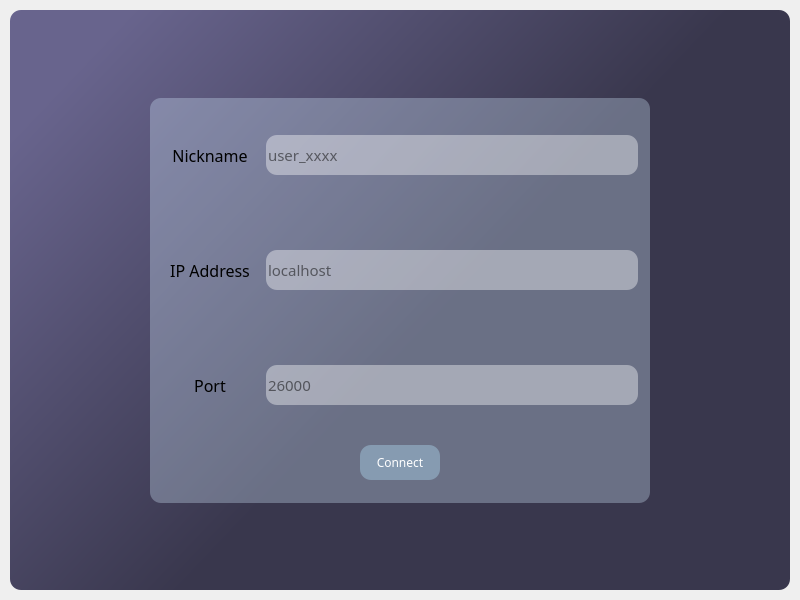
<?xml version="1.0" encoding="UTF-8"?>
<ui version="4.0">
 <class>connect_qwidget</class>
 <widget class="QWidget" name="connect_qwidget">
  <property name="geometry">
   <rect>
    <x>0</x>
    <y>0</y>
    <width>800</width>
    <height>600</height>
   </rect>
  </property>
  <property name="minimumSize">
   <size>
    <width>800</width>
    <height>600</height>
   </size>
  </property>
  <property name="windowTitle">
   <string>Form</string>
  </property>
  <layout class="QVBoxLayout" name="connect_qwidget_vlayout">
   <property name="spacing">
    <number>0</number>
   </property>
   <property name="leftMargin">
    <number>10</number>
   </property>
   <property name="topMargin">
    <number>10</number>
   </property>
   <property name="rightMargin">
    <number>10</number>
   </property>
   <property name="bottomMargin">
    <number>10</number>
   </property>
   <item>
    <widget class="QFrame" name="connect_qframe">
     <property name="font">
      <font>
       <family>Candara</family>
       <pointsize>10</pointsize>
      </font>
     </property>
     <property name="styleSheet">
      <string notr="true">border:none;
border-radius: 11px;
background-color: qlineargradient(spread:pad, x1:0.124, y1:0.0454545, x2:0.711403, y2:0.46, stop:0 rgba(104, 100, 141, 255), stop:0.870647 rgba(57, 55, 77, 255));</string>
     </property>
     <property name="frameShape">
      <enum>QFrame::NoFrame</enum>
     </property>
     <property name="frameShadow">
      <enum>QFrame::Raised</enum>
     </property>
     <layout class="QGridLayout" name="connect_qframe_glayout">
      <property name="leftMargin">
       <number>0</number>
      </property>
      <property name="topMargin">
       <number>0</number>
      </property>
      <property name="rightMargin">
       <number>0</number>
      </property>
      <property name="bottomMargin">
       <number>0</number>
      </property>
      <property name="spacing">
       <number>0</number>
      </property>
      <item row="1" column="0">
       <spacer name="left_spacer">
        <property name="orientation">
         <enum>Qt::Horizontal</enum>
        </property>
        <property name="sizeHint" stdset="0">
         <size>
          <width>137</width>
          <height>20</height>
         </size>
        </property>
       </spacer>
      </item>
      <item row="2" column="1">
       <spacer name="bottom_spacer">
        <property name="orientation">
         <enum>Qt::Vertical</enum>
        </property>
        <property name="sizeHint" stdset="0">
         <size>
          <width>20</width>
          <height>84</height>
         </size>
        </property>
       </spacer>
      </item>
      <item row="1" column="2">
       <spacer name="right_spacer">
        <property name="orientation">
         <enum>Qt::Horizontal</enum>
        </property>
        <property name="sizeHint" stdset="0">
         <size>
          <width>137</width>
          <height>20</height>
         </size>
        </property>
       </spacer>
      </item>
      <item row="0" column="1">
       <spacer name="top_spacer">
        <property name="orientation">
         <enum>Qt::Vertical</enum>
        </property>
        <property name="sizeHint" stdset="0">
         <size>
          <width>20</width>
          <height>84</height>
         </size>
        </property>
       </spacer>
      </item>
      <item row="1" column="1">
       <widget class="QFrame" name="connect_content_frame">
        <property name="minimumSize">
         <size>
          <width>500</width>
          <height>400</height>
         </size>
        </property>
        <property name="styleSheet">
         <string notr="true">background-color: rgba(215, 236, 255, 80);
border: none;</string>
        </property>
        <property name="frameShape">
         <enum>QFrame::StyledPanel</enum>
        </property>
        <property name="frameShadow">
         <enum>QFrame::Raised</enum>
        </property>
        <layout class="QVBoxLayout" name="connect_content_layout">
         <property name="spacing">
          <number>0</number>
         </property>
         <property name="leftMargin">
          <number>0</number>
         </property>
         <property name="topMargin">
          <number>0</number>
         </property>
         <property name="rightMargin">
          <number>0</number>
         </property>
         <property name="bottomMargin">
          <number>0</number>
         </property>
         <item>
          <widget class="QFrame" name="nick_frame">
           <property name="styleSheet">
            <string notr="true">background-color: none;</string>
           </property>
           <property name="frameShape">
            <enum>QFrame::StyledPanel</enum>
           </property>
           <property name="frameShadow">
            <enum>QFrame::Raised</enum>
           </property>
           <layout class="QHBoxLayout" name="nick_layout">
            <property name="leftMargin">
             <number>10</number>
            </property>
            <property name="topMargin">
             <number>10</number>
            </property>
            <property name="rightMargin">
             <number>12</number>
            </property>
            <property name="bottomMargin">
             <number>10</number>
            </property>
            <item>
             <widget class="QLabel" name="nick_label">
              <property name="minimumSize">
               <size>
                <width>100</width>
                <height>95</height>
               </size>
              </property>
              <property name="font">
               <font>
                <family>Calibri Light</family>
                <pointsize>12</pointsize>
                <weight>50</weight>
                <bold>false</bold>
               </font>
              </property>
              <property name="styleSheet">
               <string notr="true">color: black;
background-color: none;</string>
              </property>
              <property name="text">
               <string>Nickname</string>
              </property>
              <property name="alignment">
               <set>Qt::AlignCenter</set>
              </property>
             </widget>
            </item>
            <item>
             <widget class="QLineEdit" name="nick_ledit">
              <property name="minimumSize">
               <size>
                <width>0</width>
                <height>40</height>
               </size>
              </property>
              <property name="font">
               <font>
                <family>Calibri Light</family>
                <pointsize>11</pointsize>
               </font>
              </property>
              <property name="styleSheet">
               <string notr="true">color: black;
background-color: rgba(255, 255, 255, 100);</string>
              </property>
              <property name="placeholderText">
               <string>user_xxxx</string>
              </property>
             </widget>
            </item>
           </layout>
          </widget>
         </item>
         <item>
          <widget class="QFrame" name="ip_frame">
           <property name="styleSheet">
            <string notr="true">background-color: none;</string>
           </property>
           <property name="frameShape">
            <enum>QFrame::StyledPanel</enum>
           </property>
           <property name="frameShadow">
            <enum>QFrame::Raised</enum>
           </property>
           <layout class="QHBoxLayout" name="ip_layout">
            <property name="leftMargin">
             <number>10</number>
            </property>
            <property name="topMargin">
             <number>10</number>
            </property>
            <property name="rightMargin">
             <number>12</number>
            </property>
            <property name="bottomMargin">
             <number>10</number>
            </property>
            <item>
             <widget class="QLabel" name="ip_label">
              <property name="minimumSize">
               <size>
                <width>100</width>
                <height>95</height>
               </size>
              </property>
              <property name="font">
               <font>
                <family>Calibri Light</family>
                <pointsize>12</pointsize>
                <weight>50</weight>
                <bold>false</bold>
               </font>
              </property>
              <property name="styleSheet">
               <string notr="true">color: black;
background-color: none;</string>
              </property>
              <property name="text">
               <string>IP Address</string>
              </property>
              <property name="alignment">
               <set>Qt::AlignCenter</set>
              </property>
             </widget>
            </item>
            <item>
             <widget class="QLineEdit" name="ip_ledit">
              <property name="minimumSize">
               <size>
                <width>0</width>
                <height>40</height>
               </size>
              </property>
              <property name="font">
               <font>
                <family>Calibri Light</family>
                <pointsize>11</pointsize>
               </font>
              </property>
              <property name="styleSheet">
               <string notr="true">color: black;
background-color: rgba(255, 255, 255, 100);</string>
              </property>
              <property name="placeholderText">
               <string>localhost</string>
              </property>
             </widget>
            </item>
           </layout>
          </widget>
         </item>
         <item>
          <widget class="QFrame" name="port_frame">
           <property name="styleSheet">
            <string notr="true">background-color: none;</string>
           </property>
           <property name="frameShape">
            <enum>QFrame::StyledPanel</enum>
           </property>
           <property name="frameShadow">
            <enum>QFrame::Raised</enum>
           </property>
           <layout class="QHBoxLayout" name="port_layout">
            <property name="leftMargin">
             <number>10</number>
            </property>
            <property name="topMargin">
             <number>10</number>
            </property>
            <property name="rightMargin">
             <number>12</number>
            </property>
            <property name="bottomMargin">
             <number>10</number>
            </property>
            <item>
             <widget class="QLabel" name="port_label">
              <property name="minimumSize">
               <size>
                <width>100</width>
                <height>95</height>
               </size>
              </property>
              <property name="font">
               <font>
                <family>Calibri Light</family>
                <pointsize>12</pointsize>
                <weight>50</weight>
                <bold>false</bold>
               </font>
              </property>
              <property name="styleSheet">
               <string notr="true">color: black;
background-color: none;</string>
              </property>
              <property name="text">
               <string>Port</string>
              </property>
              <property name="alignment">
               <set>Qt::AlignCenter</set>
              </property>
             </widget>
            </item>
            <item>
             <widget class="QLineEdit" name="port_ledit">
              <property name="minimumSize">
               <size>
                <width>0</width>
                <height>40</height>
               </size>
              </property>
              <property name="font">
               <font>
                <family>Calibri Light</family>
                <pointsize>11</pointsize>
               </font>
              </property>
              <property name="styleSheet">
               <string notr="true">color: black;
background-color: rgba(255, 255, 255, 100);</string>
              </property>
              <property name="placeholderText">
               <string>26000</string>
              </property>
             </widget>
            </item>
           </layout>
          </widget>
         </item>
         <item>
          <widget class="QFrame" name="button_frame">
           <property name="minimumSize">
            <size>
             <width>0</width>
             <height>60</height>
            </size>
           </property>
           <property name="maximumSize">
            <size>
             <width>16777215</width>
             <height>60</height>
            </size>
           </property>
           <property name="styleSheet">
            <string notr="true">background-color: none;</string>
           </property>
           <property name="frameShape">
            <enum>QFrame::StyledPanel</enum>
           </property>
           <property name="frameShadow">
            <enum>QFrame::Raised</enum>
           </property>
           <layout class="QVBoxLayout" name="button_layout">
            <property name="spacing">
             <number>0</number>
            </property>
            <property name="leftMargin">
             <number>0</number>
            </property>
            <property name="topMargin">
             <number>0</number>
            </property>
            <property name="rightMargin">
             <number>0</number>
            </property>
            <property name="bottomMargin">
             <number>20</number>
            </property>
            <item alignment="Qt::AlignHCenter">
             <widget class="QPushButton" name="button_connect">
              <property name="minimumSize">
               <size>
                <width>80</width>
                <height>35</height>
               </size>
              </property>
              <property name="maximumSize">
               <size>
                <width>80</width>
                <height>35</height>
               </size>
              </property>
              <property name="font">
               <font>
                <family>Segoe UI Semilight</family>
                <pointsize>9</pointsize>
                <weight>50</weight>
                <bold>false</bold>
               </font>
              </property>
              <property name="styleSheet">
               <string notr="true">QPushButton{
color: white;
background-color: rgb(153, 186, 208,150);
}
QPushButton:hover{
	color: rgb(199, 243, 255);
	background-color: rgb(126, 146, 166,150);
}
</string>
              </property>
              <property name="text">
               <string>Connect</string>
              </property>
             </widget>
            </item>
           </layout>
          </widget>
         </item>
        </layout>
       </widget>
      </item>
     </layout>
    </widget>
   </item>
  </layout>
 </widget>
 <resources/>
 <connections/>
</ui>
